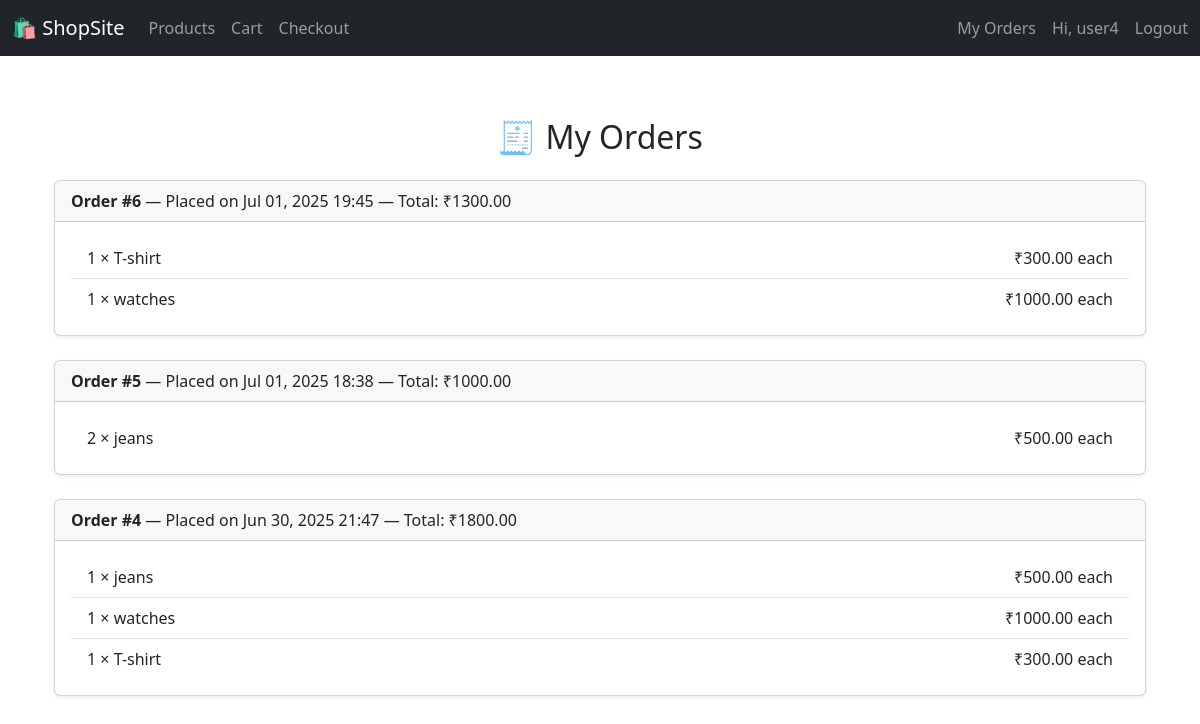
The app's page /my-orders/ (signed in) with its own data.
### store/models.py (models this page shows, shortened)
class Order(models.Model):
    user = models.ForeignKey(User, on_delete=models.CASCADE)
    created_at = models.DateTimeField(auto_now_add=True)
    total = models.DecimalField(max_digits=10, decimal_places=2)

class OrderItem(models.Model):
    order = models.ForeignKey(Order, on_delete=models.CASCADE, related_name='items')
    product = models.ForeignKey('Product', on_delete=models.CASCADE)
    quantity = models.PositiveIntegerField()
    price = models.DecimalField(max_digits=10, decimal_places=2)

class Product(models.Model):
    name = models.CharField(max_length=100)
    description = models.TextField()
    price = models.DecimalField(max_digits=10, decimal_places=2)
    image = models.ImageField(upload_to='product_images/', blank=True, null=True)  # ✅ Add this

### store/views.py (the view)
# urls.py: path('my-orders/', views.my_orders, name='my_orders'),
@login_required
def my_orders(request):
    orders = Order.objects.filter(user=request.user).order_by('-created_at')
    return render(request, 'store/my_orders.html', {'orders': orders})

### store/templates/store/my_orders.html (shortened to what this page needs)
{% extends 'store/base.html' %}
{% block content %}
<div class="container mt-5">
  <h2 class="text-center mb-4">🧾 My Orders</h2>
  {% if orders %}
    {% for order in orders %}
      <div class="card mb-4 shadow-sm">
        <div class="card-header">
          <strong>Order #{{ order.id }}</strong> — Placed on {{ order.created_at|date:"M d, Y H:i" }} — Total: ₹{{ order.total }}
        </div>
        <div class="card-body">
          <ul class="list-group list-group-flush">
            {% for item in order.items.all %}
              <li class="list-group-item d-flex justify-content-between">
                <div>
                  {{ item.quantity }} × {{ item.product.name }}
                </div>
                <div>
                  ₹{{ item.price|floatformat:2 }} each
                </div>
              </li>
            {% endfor %}
          </ul>
        </div>
      </div>
    {% endfor %}
  {% else %}
    <div class="alert alert-info text-center">
      You haven't placed any orders yet.
    </div>
  {% endif %}
</div>
{% endblock %}

### store/templates/store/base.html (shortened to what this page needs)
<!DOCTYPE html>
<html lang="en">
<head>
    <link href="https://cdn.jsdelivr.net/npm/bootstrap@5.3.0/dist/css/bootstrap.min.css" rel="stylesheet">
</head>
<body>
<nav class="navbar navbar-expand-lg navbar-dark bg-dark fixed-top">
  <div class="container-fluid">
    <a class="navbar-brand" href="{% url 'product_list' %}">🛍 ShopSite</a>
    <div class="collapse navbar-collapse justify-content-end" id="navbarNav">
      <ul class="navbar-nav me-auto">
        <li class="nav-item">
          <a class="nav-link" href="{% url 'product_list' %}">Products</a>
        </li>
        <li class="nav-item">
          <a class="nav-link" href="{% url 'view_cart' %}">Cart</a>
        </li>
        <li class="nav-item">
          <a class="nav-link" href="{% url 'checkout' %}">Checkout</a>
        </li>
      </ul>
<ul class="navbar-nav ms-auto">
  {% if user.is_authenticated %}
    <li class="nav-item">
      <a class="nav-link" href="{% url 'my_orders' %}">My Orders</a>
    </li>
    <li class="nav-item d-flex align-items-center">
      <span class="nav-link m-0">Hi, {{ user.username }}</span>
      <form method="post" action="{% url 'logout' %}" class="ms-2">
        <button type="submit" class="btn btn-link nav-link p-0 m-0" style="background: none; border: none;">
          Logout
        </button>
      </form>
    </li>
  {% endif %}
</ul>
    </div>
  </div>
</nav>
<div class="container">
    {% block content %}
    {% endblock %}
</div>
</body>
</html>

### store/templates/store/base.html (style rules this page uses)
body { padding-top: 70px; }

### records on screen
Order: id "6", created_at "Jul 01, 2025 19:45", total "1300.00"
OrderItem: quantity "1", product.name "T-shirt", price "300.00"
OrderItem: quantity "1", product.name "watches", price "1000.00"
Order: id "5", created_at "Jul 01, 2025 18:38", total "1000.00"
OrderItem: quantity "2", product.name "jeans", price "500.00"
Order: id "4", created_at "Jun 30, 2025 21:47", total "1800.00"
OrderItem: quantity "1", product.name "jeans", price "500.00"
OrderItem: quantity "1", product.name "watches", price "1000.00"
OrderItem: quantity "1", product.name "T-shirt", price "300.00"

### other values on screen
{{ user.username }} "user4"
